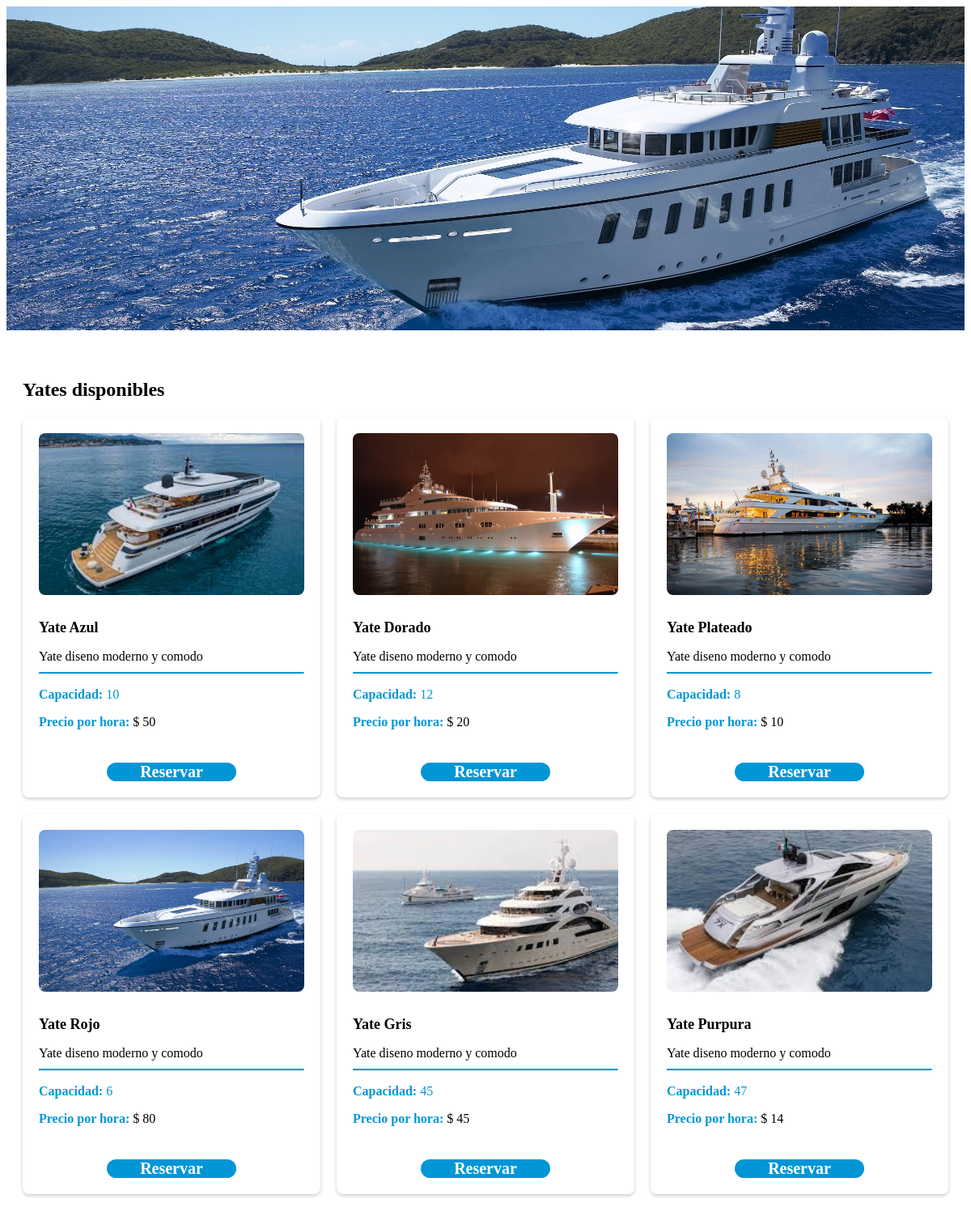
The page /vistas/paginas/inicior.php on the database its author committed.
### tables this page shows
CREATE TABLE `yates` (
  `id` int(11) NOT NULL,
  `nombre` varchar(50) DEFAULT NULL,
  `capacidad` int(11) DEFAULT NULL,
  `precio` float DEFAULT NULL,
  `descripcion` varchar(255) DEFAULT NULL,
  `imagen` varchar(255) DEFAULT NULL
);

### vistas/paginas/inicior.php (the view, shortened to what this page needs)
<?php
$host = 'localhost';
$dbname = 'reservas-yate';
$user = 'root';
$password = '';
try {
  $pdo = new PDO("mysql:host=$host;dbname=$dbname", $user, $password);
  $pdo->setAttribute(PDO::ATTR_ERRMODE, PDO::ERRMODE_EXCEPTION);
} catch (PDOException $e) {
  echo "Error de conexión a la base de datos: " . $e->getMessage();
  die();
}
$stmt = $pdo->query("SELECT * FROM yates");
$yates = $stmt->fetchAll(PDO::FETCH_ASSOC);
?>
<section class="banner-section">
</section>
<section class="yates-section">
  <div class="container">
    <h2>Yates disponibles</h2>
    <div class="yates-grid">
      <?php foreach ($yates as $yate): ?>
        <div class="yate-card">
          <img src="vistas/paginas/images/<?php echo $yate['imagen']; ?>" alt="Imagen del yate" class="yate-img">
          <div class="yate-details">
            <h5 class="yate-name">
              <?php echo $yate['nombre']; ?>
            </h5>
            <p class="yate-description">
              <?php echo $yate['descripcion']; ?>
            </p>
            <hr class="yate-line">
            <p class="yate-capacity yate-capacity-color"><strong>Capacidad:</strong>
              <?php echo $yate['capacidad']; ?>
            </p>
            <p class="yate-price"><strong style="color: rgb(2, 150, 214);">Precio por hora:</strong> $
              <?php echo $yate['precio']; ?>
            </p><br><br>
            <div style="text-align: center;">
              <a href="registroreserva?id=<?php echo $yate['id']; ?>&descripcion=<?php echo urlencode($yate['descripcion']); ?>&imagen=<?php echo urlencode($yate['imagen']); ?>&nombre=<?php echo urlencode($yate['nombre']); ?>"
                class="btn btn-primary btn-block btn-flat"
                style="background-color: rgb(2, 150, 214); font-size: 20px; border-radius: 30px; width: 160px; font-weight: bold; display: inline-block; text-decoration: none; color: #fff;   ">
                Reservar </a>
            </div>
          </div>
        </div>
      <?php endforeach; ?>
    </div>
  </div>
</section>

### vistas/paginas/inicior.php (style rules this page uses)
.banner-section { width: 100%; height: 50vh; background-image: url("vistas/paginas/images/yate4.jpg"); background-size: cover; background-position: center; display: flex; align-items: center; justify-content: center; margin-bottom: 20px; }
.yates-section { padding: 20px; }
.yates-grid { display: grid; grid-template-columns: repeat(auto-fit, minmax(300px, 1fr)); gap: 20px; }
.yate-card { background-color: #fff; border-radius: 8px; padding: 20px; box-shadow: 0 2px 4px rgba(0, 0, 0, 0.2); }
.yate-img { width: 100%; height: 200px; object-fit: cover; border-radius: 8px; }
.yate-details { margin-top: 10px; }
.yate-name { font-size: 18px; font-weight: bold; margin-bottom: 5px; }
.yate-description { margin-bottom: 10px; }
.yate-line { border-top: 2px solid rgb(2, 150, 214); margin: 10px 0; }
.yate-capacity, .yate-price { margin-bottom: 5px; }
.yate-capacity-color { color: rgb(2, 150, 214); }

### rows shown on the page
yates: imagen (picture), nombre "Yate Azul", descripcion "Yate diseno moderno y comodo", capacidad "10", precio "50"
yates: imagen (picture), nombre "Yate Dorado", descripcion "Yate diseno moderno y comodo", capacidad "12", precio "20"
yates: imagen (picture), nombre "Yate Plateado", descripcion "Yate diseno moderno y comodo", capacidad "8", precio "10"
yates: imagen (picture), nombre "Yate Rojo", descripcion "Yate diseno moderno y comodo", capacidad "6", precio "80"
yates: shows a picture, nombre "Yate Gris", descripcion "Yate diseno moderno y comodo", capacidad "45", precio "45"
yates: imagen (picture), nombre "Yate Purpura", descripcion "Yate diseno moderno y comodo", capacidad "47", precio "14"
